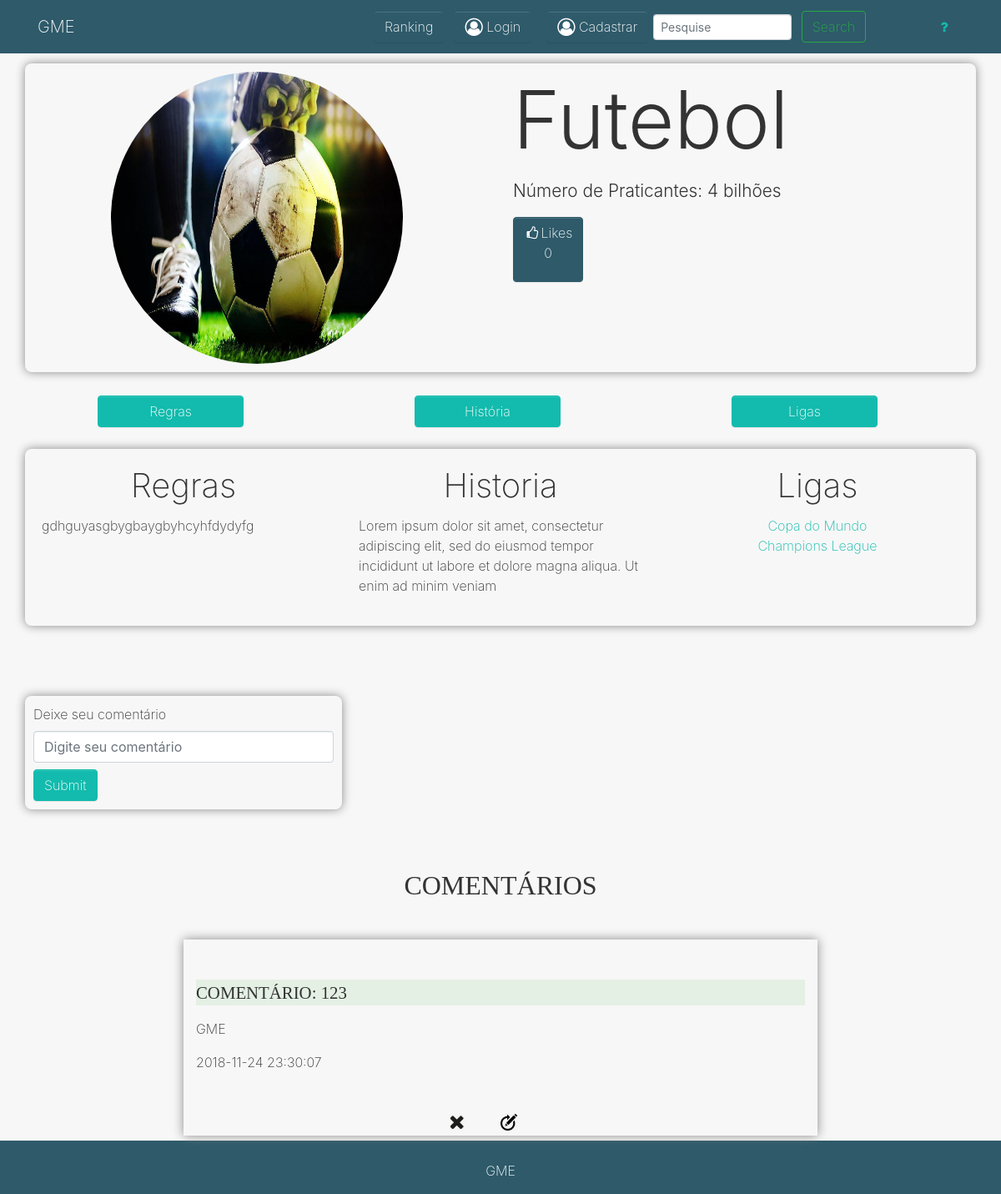
Before: /app/controller/EsporteController.php?rota=ver&id=1 with the older database file.
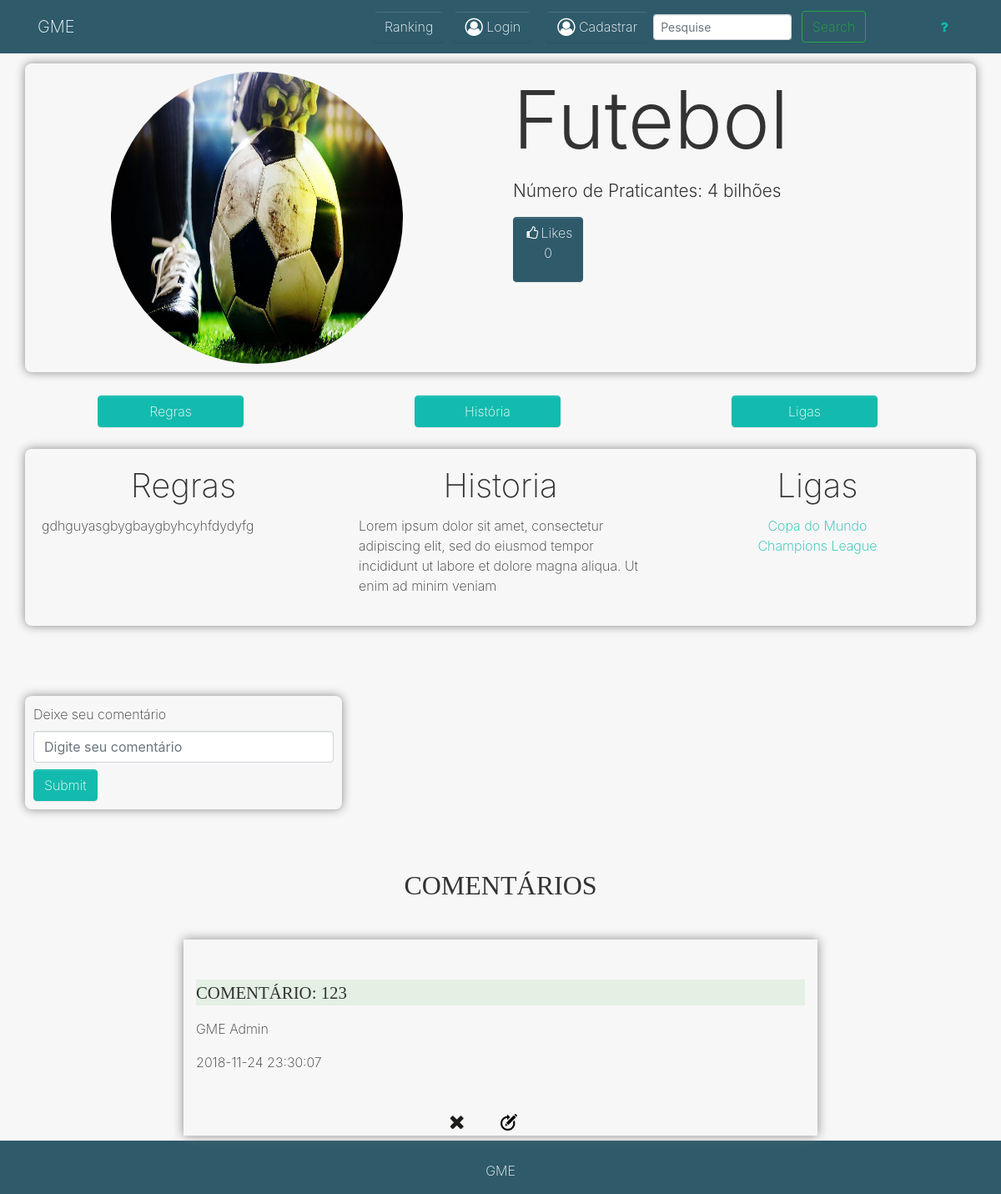
After: the same page with the newer database file.
### tables this page shows
CREATE TABLE `esportes` (
  `nome_esporte` varchar(35) DEFAULT NULL,
  `historia` varchar(1000) DEFAULT NULL,
  `id_esporte` int(10) NOT NULL,
  `num_praticantes` varchar(20) NOT NULL,
  `regras` varchar(10000) DEFAULT NULL,
  `icon_esporte` varchar(300) DEFAULT NULL
);

CREATE TABLE `ligas` (
  `id_liga` int(11) NOT NULL,
  `historia` mediumtext NOT NULL,
  `fundacao` varchar(10000) NOT NULL,
  `regulamento` mediumtext,
  `pais` varchar(255) DEFAULT NULL,
  `esporte_id_esporte` int(10) DEFAULT NULL,
  `nome_liga` varchar(255) DEFAULT NULL,
  `icon_liga` varchar(10000) DEFAULT NULL
);

CREATE TABLE `comentar_esportes` (
  `id_comentario` int(11) NOT NULL,
  `id_esporte` int(10) NOT NULL,
  `id_usuario` int(10) NOT NULL,
  `txt_comentario` text NOT NULL,
  `dt_comentario` timestamp NOT NULL DEFAULT CURRENT_TIMESTAMP
);

CREATE TABLE `usuario` (
  `email` varchar(40) NOT NULL,
  `senha` varchar(64) NOT NULL,
  `id_usuario` int(10) NOT NULL,
  `nome_usuario` varchar(64) NOT NULL,
  `tipo_usuario_id_tipo_usuario` int(10) NOT NULL,
  `verificado` int(1) DEFAULT NULL,
  `id_pass` varchar(30) NOT NULL
);

### app/database/Conexao.php (called while the page is built, shortened)
<?php
class Conexao
{
    public static function getConexao(){
        $conexao = new PDO("mysql:host=".self::HOST.";dbname=".self::NOMEBANCO.";charset=utf8", self::USUARIO, self::SENHA);
        return $conexao;
    }
}

### app/crud/CrudEsporte.php (called while the page is built, shortened)
<?php
require_once __DIR__.'/../database/Conexao.php';
require_once __DIR__.'/../model/Esporte.php';
require_once __DIR__.'/../model/Liga.php';
require_once __DIR__.'/../crud/CrudLiga.php';
require_once __DIR__.'/../model/ComentarEsporte.php';
class CrudEsporte
{
    private $conexao;
    public function __construct() {
        $this->conexao = Conexao::getConexao();
    }
    public function buscarEsporte($id){
        $consulta = "SELECT * FROM esportes WHERE id_esporte =".$id;
        $esporte_banco = $this->conexao->query($consulta)->fetch(PDO::FETCH_ASSOC);
        $obj_esporte = new Esporte($esporte_banco['nome_esporte'], $esporte_banco['historia'], $esporte_banco['num_praticantes'], $esporte_banco['regras'], $esporte_banco['id_esporte'], $esporte_banco['icon_esporte']);
        return $obj_esporte;
    }
    public function buscarLigas($id){
        $sql = "SELECT * FROM ligas, esportes WHERE esporte_id_esporte = id_esporte AND id_esporte =".$id;
        $res = $this->conexao->query($sql)->fetchAll(PDO::FETCH_ASSOC);
        $a = array();
        foreach ($res as $r){
            $liga = new Liga($r['nome_liga'], $r['historia'], $r['fundacao'], $r['regulamento'], $r['pais'], $r['id_liga'], $r['esporte_id_esporte'], $r['icon_esporte']);
            $a[] = $liga;
        }
        return $a;
    }
    public function contadorCurtidasPorEsporte(Esporte $e){
        $sql = "SELECT COUNT(`id_esporte`) as qtd_curtidas FROM `curtir_esportes` WHERE id_esporte = '{$e->getIdEsporte()}'";
        $c = $this->conexao->query($sql)->fetch(PDO::FETCH_ASSOC);
        $qtd_c = $c['qtd_curtidas'];
        return $qtd_c;
    }
     public function getComentariosPorEsporteLimitado(Esporte $e)
     {
         $sql = "SELECT * FROM `comentar_esportes` WHERE `id_esporte` = '{$e->getIdEsporte()}' ORDER BY `comentar_esportes`.`dt_comentario` DESC LIMIT 5";
         $comentarios = $this->conexao->query($sql)->fetchAll(PDO::FETCH_ASSOC);
         $comentariosArrayObj = [];
         foreach ($comentarios as $comentario) {
             $id_comentario = $comentario['id_comentario'];
             $id_esporte = $comentario['id_esporte'];
             $id_usuario = $comentario['id_usuario'];
             $txt_comentario = $comentario['txt_comentario'];
             $dt_comentario = $comentario['dt_comentario'];
             $comentario = new ComentarEsporte($id_esporte, $id_usuario, $txt_comentario);
             $comentario->setDtComentario($dt_comentario);
             $comentario->setIdComentario($id_comentario);
             $comentariosArrayObj[] = $comentario;
         }
         return $comentariosArrayObj;
     }
}

### app/model/Esporte.php (called while the page is built, shortened)
<?php
class Esporte
{
    private $id_esporte;
    private $nome_esporte;
    private $historia;
    private $num_praticantes;
    private $regras;
    private $icon_esporte;
    public function getIconEsporte()
    {
        return $this->icon_esporte;
    }
    public function setIconEsporte($icon_esporte)
    {
        $this->icon_esporte = $icon_esporte;
    }
    public function getIdEsporte()
    {
        return $this->id_esporte;
    }
    public function setIdEsporte($id_esporte)
    {
        $this->id_esporte = $id_esporte;
    }
    public function getNomeEsporte()
    {
        return $this->nome_esporte;
    }
    public function setNomeEsporte($nome_esporte){
        $this->nome_esporte = $nome_esporte;
    }
    public function getHistoria()
    {
        return $this->historia;
    }
    public function setHistoria($historia)
    {
        $this->historia = $historia;
    }
    public function getNumPraticantes()
    {
        return $this->num_praticantes;
    }
    public function setNumPraticantes($num_praticantes)
    {
        $this->num_praticantes = $num_praticantes;
    }
    public function getRegras()
    {
        return $this->regras;
    }
    public function setRegras($regras)
    {
        $this->regras = $regras;
    }
}

### app/model/Liga.php (called while the page is built, shortened)
<?php
class Liga
{
    private $id_liga;
    private $nome_liga;
    public function getNomeLiga()
    {
        return $this->nome_liga;
    }
    public function setNomeLiga($nome_liga)
    {
        $this->nome_liga = $nome_liga;
    }
    public function getIdLiga()
    {
        return $this->id_liga;
    }
    public function setIdLiga($id_liga)
    {
        $this->id_liga = $id_liga;
    }
}

### app/model/ComentarEsporte.php (called while the page is built, shortened)
<?php
class ComentarEsporte
{
    private $id_esporte;
    private $id_usuario;
    private $txt_comentario;
    private $dt_comentario;
    private $id_comentario = null;
    public function getIdEsporte()
    {
        return $this->id_esporte;
    }
    public function setIdEsporte($id_esporte)
    {
        $this->id_esporte = $id_esporte;
    }
    public function getIdUsuario()
    {
        return $this->id_usuario;
    }
    public function setIdUsuario($id_usuario)
    {
        $this->id_usuario = $id_usuario;
    }
    public function getTxtComentario()
    {
        return $this->txt_comentario;
    }
    public function setTxtComentario($txt_comentario)
    {
        $this->txt_comentario = $txt_comentario;
    }
    public function getDtComentario()
    {
        return $this->dt_comentario;
    }
    public function setDtComentario($dt_comentario)
    {
        $this->dt_comentario = $dt_comentario;
    }
    public function getIdComentario()
    {
        return $this->id_comentario;
    }
    public function setIdComentario($id_comentario)
    {
        $this->id_comentario = $id_comentario;
    }
}

### app/crud/CrudUsuario.php (called while the page is built, shortened)
<?php
require_once __DIR__.'/../database/Conexao.php';
require_once __DIR__.'/../model/Usuario.php';
class CrudUsuario {
    private $conexao;
    public function __construct() {
        $this->conexao = Conexao::getConexao();
    }
    public function getUsuario($id){
        $sql = "SELECT * FROM usuario WHERE id_usuario = '{$id}'";
        $b = $this->conexao->query($sql);
        $resultado = $b->fetchAll(PDO::FETCH_ASSOC);
        foreach($resultado as $user){
            $id_usuario = $user['id_usuario'];
            $nome_usuario = $user['nome_usuario'];
            $senha = $user['senha'];
            $id_tipo_usuario = $user['tipo_usuario_id_tipo_usuario'];
            $email = $user['email'];
            $usuario = new Usuario($nome_usuario, $senha, $email, $id_tipo_usuario, $id_usuario);
        }
        return $usuario;
    }
}

### app/model/Usuario.php (called while the page is built, shortened)
<?php
require_once __DIR__.'/../database/Conexao.php';
class Usuario
{
    private $nome_usuario;
    public function getNomeUsuario()
    {
        return $this->nome_usuario;
    }
    public function setNomeUsuario($nome_usuario)
    {
        $this->nome_usuario = $nome_usuario;
    }
}

### app/view/esporte.php (the view, shortened to what the rows shown need)
?><!DOCTYPE html>
<html>
<head>
  <link rel="stylesheet" href="https://cdnjs.cloudflare.com/ajax/libs/font-awesome/4.7.0/css/font-awesome.min.css" type="text/css">
  <link rel="stylesheet" href="../../assets/esporte.css" type="text/css">
    <link rel="stylesheet" href="../../assets/mycss.css">
</head>
<div>
  <?php
  if (isset($_SESSION)) {
      $tipo = $_SESSION['tipo'];
  }
      if (isset($_SESSION["tipo"]) AND $tipo != '2') {
          require_once "navLoged.php";
      } elseif (!isset($_SESSION["tipo"])) {
          require_once "navUnloged.php";
      } elseif (isset($_SESSION) AND $_SESSION["tipo"] == '2') {
          require_once "navLogedAdmin.php";
      }
  ?>
  <div class="py-2">
    <div class="container inico contentI">
      <div class="row linha">
        <div class=" col-md-6">
          <img class="d-block mx-auto img-fluid imagemPerfil rounded-circle" style="width: 350px; height: 350px;" src="<?= $esporte->getIconEsporte();?>"> </div>
        <div class="col-md-6">
          <h2 class="display-1 text-capitalize"><?= $esporte->getNomeEsporte()?></h2>
          <p class="lead">Número de Praticantes: <?= $esporte->getNumPraticantes(); ?></p>
            <?php if (isset($_SESSION) and isset($_SESSION['tipo'])){
                echo "<a id=\"like\" class=\"btn btn-secondary btnLike\" href=\"#\">
                <i class=\"fa fa-fw fa-thumbs-o-up\"></i>Likes <p id=\"numCurtidas\">$curtidas</p></a>";
            }elseif (!isset($_SESSION) or !isset($_SESSION['tipo'])){
                echo "<a id='numCurtidasD' class=\"btn btn-secondary btnLike\" href=\"#\">
                <i class=\"fa fa-fw fa-thumbs-o-up\"></i>Likes <p id='numCurtidas'>$curtidas</p></a>";
            }
            ?>
        </div>
      </div>
    </div>
  </div>
</div>
  <div class="py-1">
    <div class="container">
      <div class="row contentB ">
        <div class="col-md-4">
          <a class=" btns btn mx-5 btn-primary w-50 text-capitalize text-white text-center
" href="#regras">Regras</a>
        </div>
        <div class="col-md-4">
          <a class="btns btn btn-primary w-50 text-center mx-5
" href="#historia">História</a>
        </div>
        <div class="col-md-4">
          <a class="btn btns btn-primary mx-5 w-50
" href="#ligas">Ligas</a>
        </div>
      </div>
    </div>
  </div>
    <div class="container py-2">
      <div class="row contentI">
        <div class="col-md-4 conteudo" >
          <a name="regras">
            <h1 class="h1">Regras</h1>
          </a>
            <p><?= $esporte->getRegras(); ?></p>
        </div>
      <div class="col-md-4 conteudo" >
          <a name="historia">
              <h1 class="h1">Historia</h1>
          </a>
          <p><?= $esporte->getHistoria(); ?></p>
      </div>
      <div class="col-md-4 conteudo" >
          <a name="ligas">
              <h1 class="h1">Ligas</h1>
          </a>
          <p class="p"><?php foreach ($ligass as $l):?>
                  <a href="LigaController.php?rota=ver&id=<?= $l->getIdLiga(); ?>"><?= $l->getNomeLiga(); ?></a><br>
              <?php endforeach;?></p>
      </div>
  </div>
    </div>
  <div class="py-5">
      <div class="container ">
          <div class="row">
              <div class="col-md-4 contentI contentC">
                  <label>Deixe seu comentário</label>
                  <input id="txt_comentario" type="text" class="form-control" placeholder="Digite seu comentário">
                  <input type="submit" id="submit_comentario"  class="btn btn-primary">
              </div>
          </div>
      </div>
  </div>
  <div class="">
      <div class="container ">
          <div class="row">
              <div class="col-md-4"></div>
              <div class="col-md-4">
                  <h2 class="chamada_comentario">COMENTÁRIOS</h2>
              </div>
              <div class="col-md-4"></div>
          </div>
      </div>
  </div>
  <?php foreach ($comentariosArrayObj as $comentario): ?>
      <div class="container">
      <div id = "comentarios" class="py-1">
              <div class="row">
                  <div class="col-md-2"></div>
                  <div class="col-md-8 comentario">
                      <p class=" cabecalho lead text-left"> COMENTÁRIO: <?= $comentario->getTxtComentario() ?></p>
                      <p class="  text-left"> <?php $usuarioComentario = $crudU->getUsuario($comentario->getIdUsuario()); echo $usuarioComentario->getNomeUsuario()?></p>
                      <p class="  text-left">  <?= $comentario->getDtComentario() ?></p> <br>
                     <div class="row py-1 col-12"><div class="col-6"><a id="exclui_comentario" class="botaoC" href="ComentarioController.php?rota=excluir_comentario_esporte&id_usuario=<?= $_SESSION['id'] ?>&id_comentario=<?= $comentario->getIdComentario()?>&txt_comentario=<?= $comentario->getTxtComentario()?>&id_esporte=<?= $comentario->getIdEsporte() ?>&dt_comentario=<?= $comentario->getDtComentario() ?>"><img class="closeico" id="close_icon" src="../../assets/images/close_icon.png" width="20px"></a></div>
                      <div class="col-6"><a id="edita_comentario" class="botaoC" href="ComentarioController.php?rota=edita_comentario_esporte&id_usuario=<?= $_SESSION['id']?>&id_comentario=<?= $comentario->getIdComentario()?>&txt_comentario=<?= $comentario->getTxtComentario()?>&id_esporte=<?= $comentario->getIdEsporte()?>&dt_comentario=<?= $comentario->getDtComentario() ?>"><img id="close_icon"  src="../../assets/images/update_icon.png" width="20px"></a></div>
                     </div>
                  </div>
                  <div class="col-md-2"></div>
              </div>
          </div>
      </div>
  <?php endforeach;?>
</body>
</html>

Changed rows visible on the page:
changed through a linked row, comentar_esportes: id_usuario.nome_usuario "GME" → "GME Admin"
